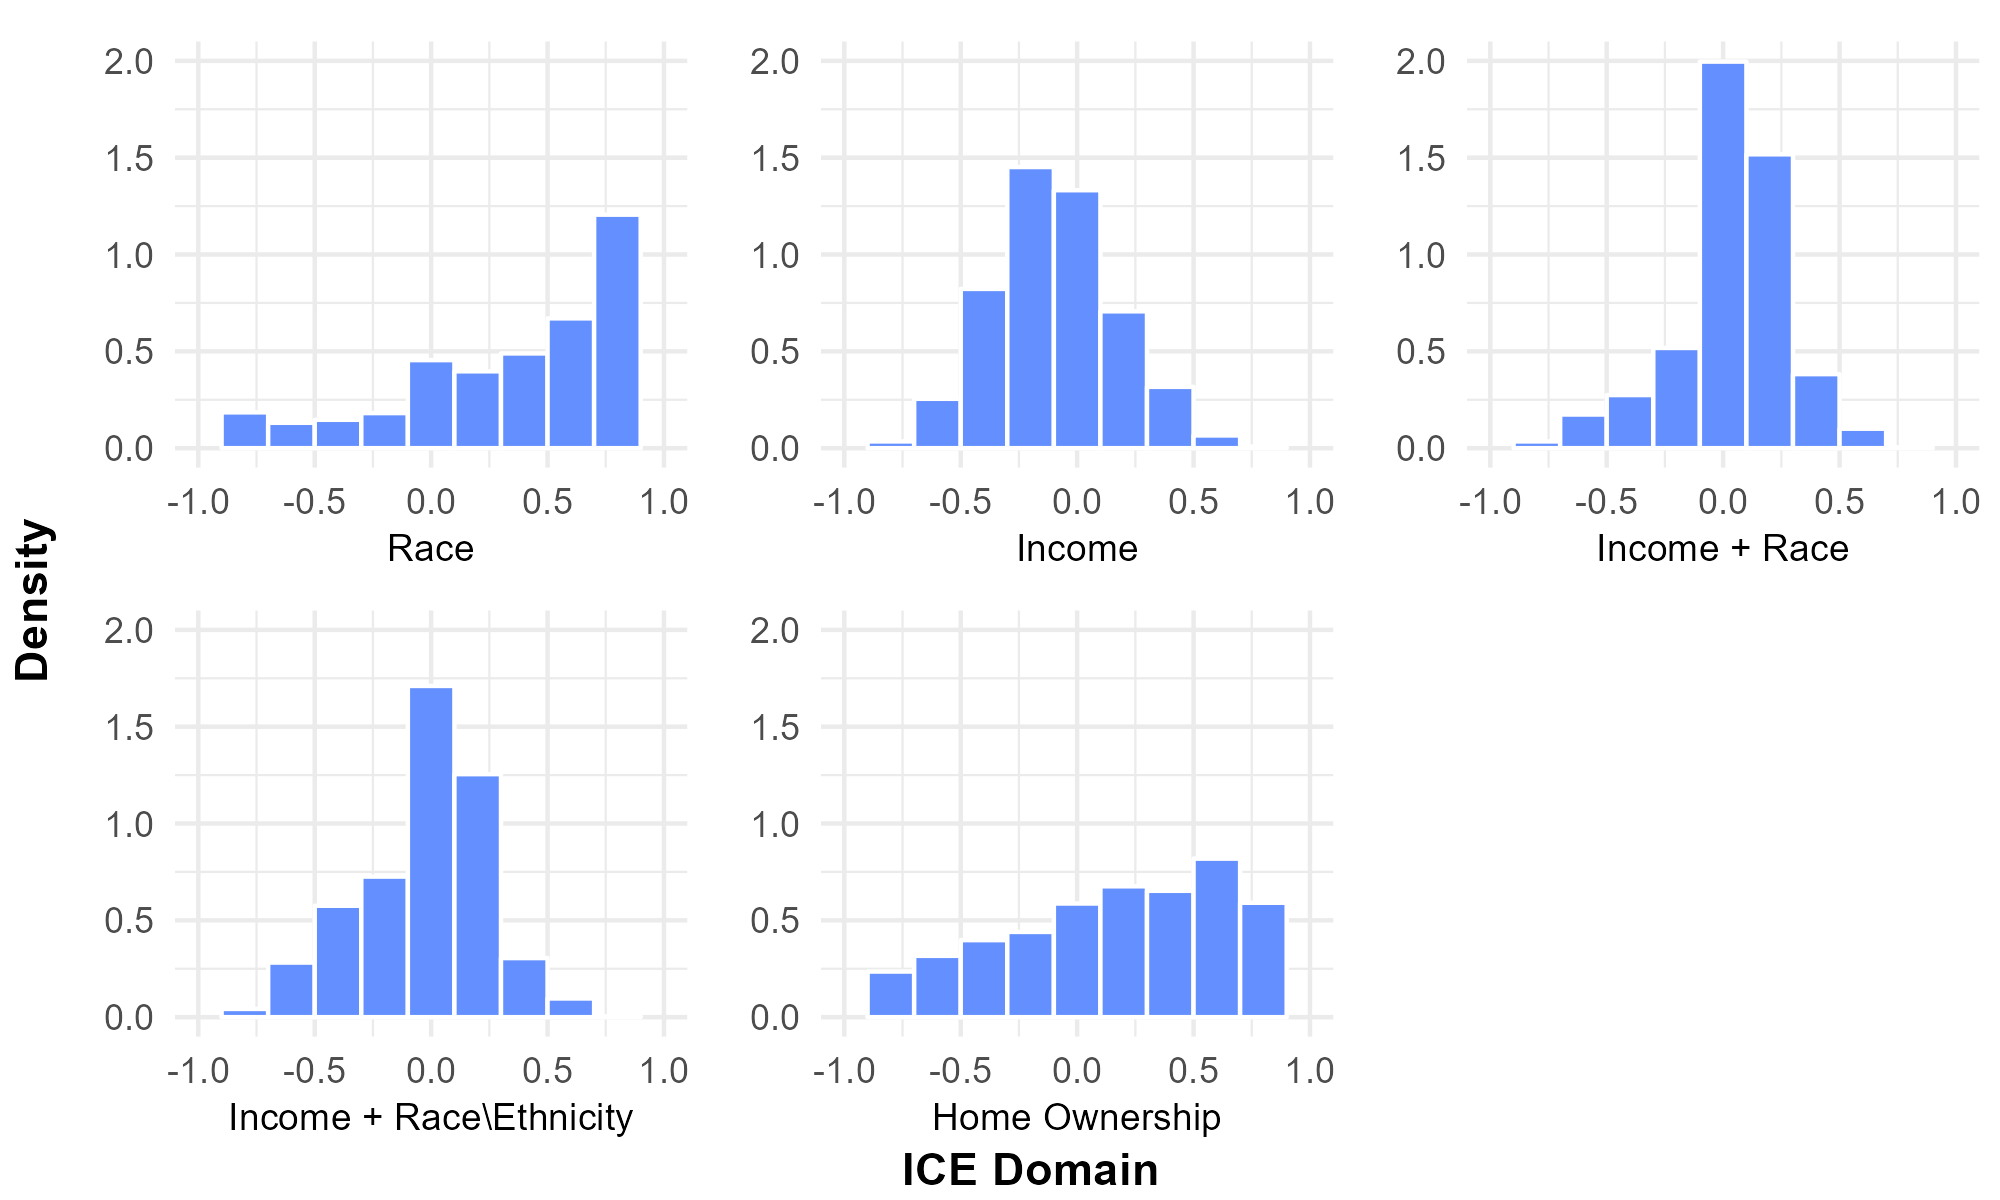

Here is the R script that generated this plot:
require(ggplot2)
require(ggpubr)
require(tidyverse)

bar_fill_color = "#648fff"
bar_outline_color = "white"
x_labels = c(
  "ICEinc" = "Income",
  "ICErace" = "Race",
  "ICEwbinc" = "Income + Race",
  "ICEwnhinc" = "Income + Race\\Ethnicity",
  "ICEhome" = "Home Ownership"
)

plot_data = read.csv("hist_plot_data.csv") %>%
  select(-zip, -GEOID) %>%
  pivot_longer(cols = everything(),
               names_to = "ICE_var",
               values_to = "ICE_value")

make_hist_plot = function(ICE_filter){
  ggplot(filter(plot_data, ICE_var==ICE_filter), aes(x=ICE_value, y=after_stat(density))) +
    # Define data display
    geom_histogram(bins=11, color=bar_outline_color, fill=bar_fill_color) +
    scale_x_continuous(name=x_labels[ICE_filter], limits=c(-1,1)) +
    scale_y_continuous(limits=c(0,2)) +
    # Define display options
    theme_minimal() +
    theme(axis.title.y = element_blank(),
          axis.title.x = element_text(size=9),
          plot.margin = margin(t=10,r=5, l=10))
}

ice_vars = c("ICErace", "ICEinc", "ICEwbinc", "ICEwnhinc", "ICEhome")

combined_hist = ggarrange(plotlist=lapply(ice_vars, make_hist_plot))

final_figure = annotate_figure(combined_hist, 
                               left=text_grob("Density", rot=90, face ="bold", size=11),
                               bottom=text_grob("ICE Domain", face="bold", size=11))
  #draw_label(expression(bold("Figure 2.")~"Boxplots of Index of Concentration at the Extremes of"), size= 10, x=0.5, y=0.985) +
  #draw_label("residential census tracts among VA Nursing Home Residents in FY2007-2018", size=10, x=0.5, y=0.963)
  #draw_label("Level in Relation to the Index of Concentration at the Extremes", size=10, x=0.5, y=0.953)

ggsave("hist_plot.png", final_figure,
       width=2000, height=1200, unit="px")


